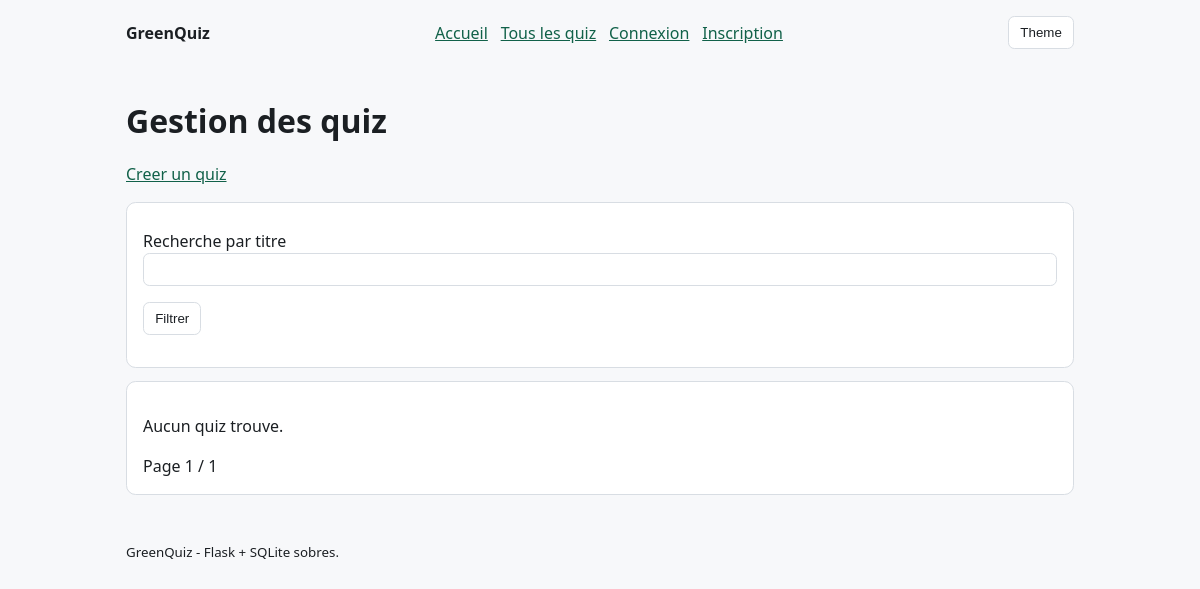
Before: /quizzes with the older database file.
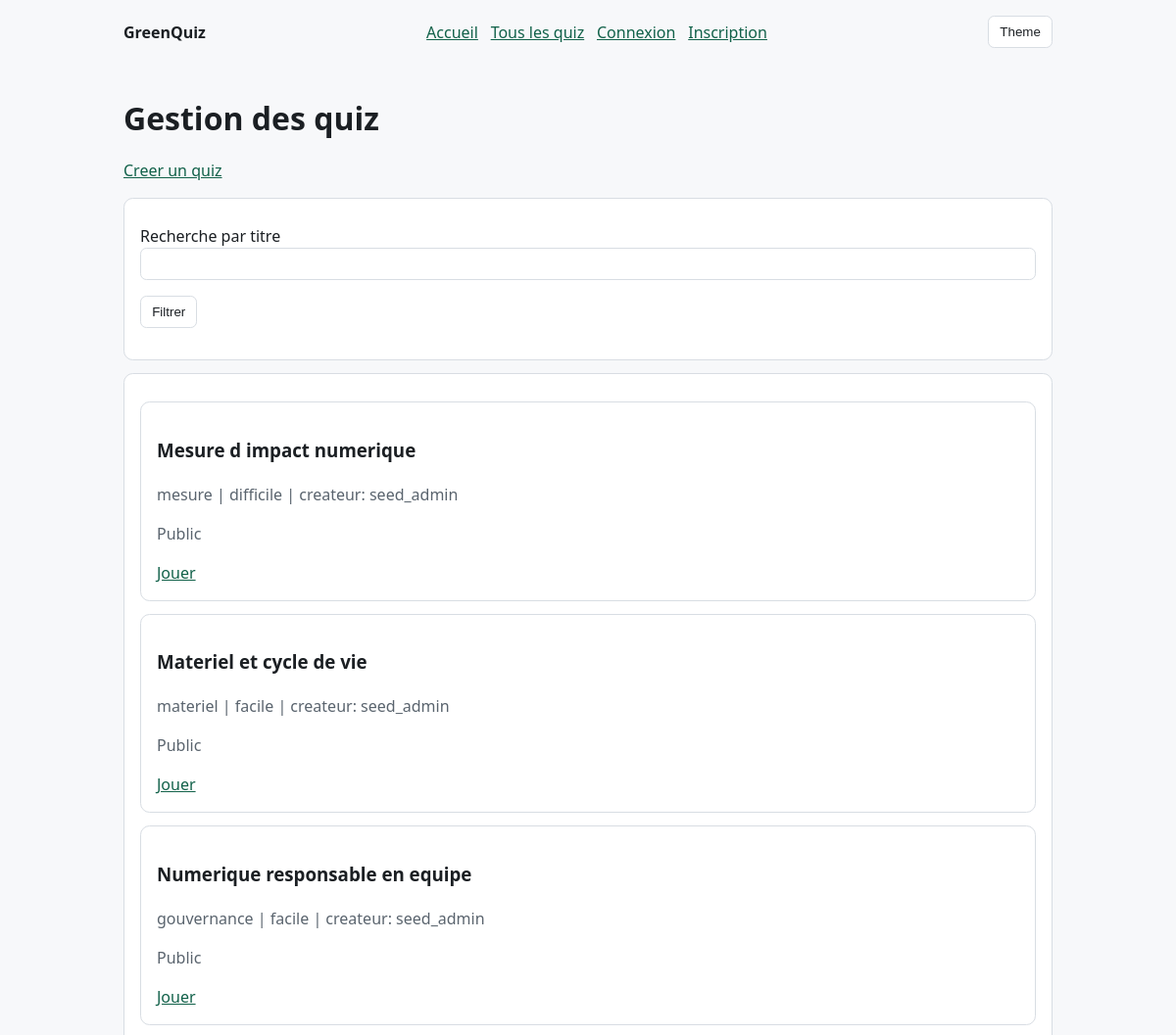
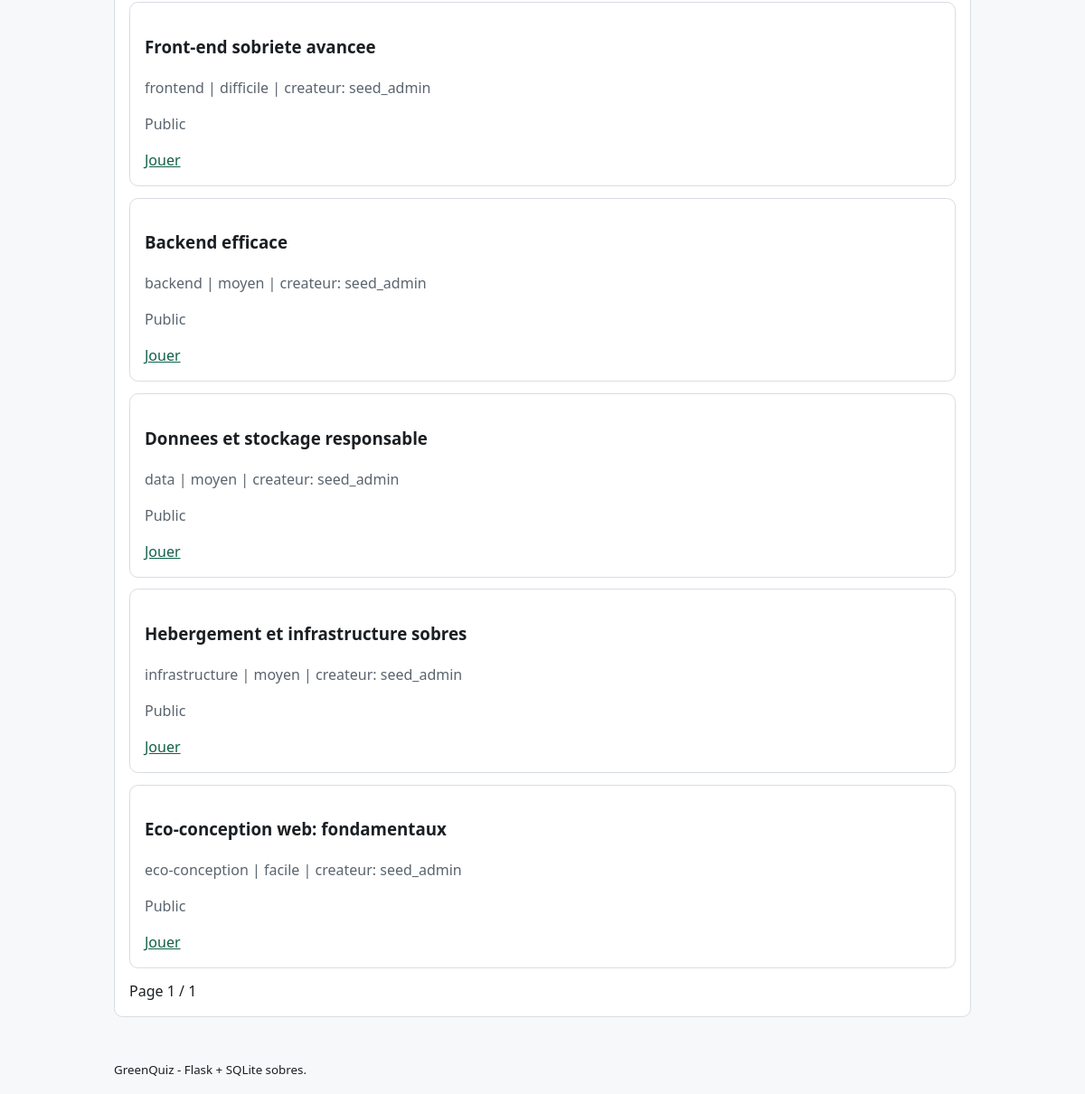
After: the same page with the newer database file (2 pictures, top to bottom).
### tables this page shows
CREATE TABLE quizzes (
            id INTEGER PRIMARY KEY AUTOINCREMENT,
            titre TEXT NOT NULL,
            description TEXT NOT NULL,
            id_createur INTEGER NOT NULL,
            date_creation TEXT NOT NULL DEFAULT CURRENT_TIMESTAMP,
            difficulte TEXT NOT NULL CHECK(difficulte IN ('facile', 'moyen', 'difficile')),
            categorie TEXT NOT NULL,
            est_publique INTEGER NOT NULL DEFAULT 1,
            nombre_questions INTEGER NOT NULL DEFAULT 0,
            FOREIGN KEY(id_createur) REFERENCES users(id) ON DELETE CASCADE
        );

CREATE TABLE users (
        id INTEGER PRIMARY KEY AUTOINCREMENT,
        email TEXT NOT NULL UNIQUE,
        username TEXT NOT NULL,
        password_hash TEXT NOT NULL,
        created_at TEXT NOT NULL DEFAULT CURRENT_TIMESTAMP
    , is_admin INTEGER NOT NULL DEFAULT 0);

### app.py (the view)
@app.route("/quizzes")
def quizzes_list():
    page = parse_page()
    offset = (page - 1) * PAGE_SIZE
    q = request.args.get("q", "").strip().lower()
    user = current_user()
    db = get_db()
    filters: list[str] = []
    params: list[object] = []
    if user and user["is_admin"]:
        filters.append("1 = 1")
    elif user:
        filters.append("(q.est_publique = 1 OR q.id_createur = ?)")
        params.append(user["id"])
    else:
        filters.append("q.est_publique = 1")
    if q:
        filters.append("LOWER(q.titre) LIKE ?")
        params.append(f"%{q}%")
    where = " AND ".join(filters)
    total = db.execute(f"SELECT COUNT(*) AS c FROM quizzes q WHERE {where}", params).fetchone()["c"]
    quizzes = db.execute(
        f"""
        SELECT q.id, q.titre, q.categorie, q.difficulte, q.est_publique, q.id_createur, u.username AS createur
        FROM quizzes q
        JOIN users u ON u.id = q.id_createur
        WHERE {where}
        ORDER BY q.date_creation DESC
        LIMIT ? OFFSET ?
        """,
        (*params, PAGE_SIZE, offset),
    ).fetchall()
    total_pages = max(1, (total + PAGE_SIZE - 1) // PAGE_SIZE)
    return render_template("quizzes_list.html", quizzes=quizzes, page=page, total_pages=total_pages, q=q)

### app.py (called while the page is built)
@app.context_processor
def inject_site_css():
    return {"site_css": SITE_CSS}

def get_db() -> sqlite3.Connection:
    if "db" not in g:
        g.db = sqlite3.connect(DB_PATH)
        g.db.row_factory = sqlite3.Row
    return g.db

def parse_page() -> int:
    raw = request.args.get("page", "1")
    try:
        return max(1, int(raw))
    except ValueError:
        return 1

def current_user():
    uid = session.get("uid")
    if not uid:
        return None
    return get_db().execute(
        "SELECT id, email, username, is_admin FROM users WHERE id = ? LIMIT 1", (uid,)
    ).fetchone()

@app.context_processor
def inject_user():
    return {"user": current_user()}

### templates/quizzes_list.html (shortened to what this page needs)
{% extends 'base.html' %}
{% block content %}
<h1>Gestion des quiz</h1>
<p><a href="{{ url_for('quizzes_new') }}">Creer un quiz</a></p>
<form method="get">
  <label for="q">Recherche par titre</label>
  <input id="q" name="q" value="{{ q }}">
  <p><button type="submit">Filtrer</button></p>
</form>
<section>
  {% if quizzes %}
    {% for quiz in quizzes %}
    <article>
      <h3>{{ quiz['titre'] }}</h3>
      <p class="muted">{{ quiz['categorie'] }} | {{ quiz['difficulte'] }} | createur: {{ quiz['createur'] }}</p>
      <p class="muted">{{ 'Public' if quiz['est_publique'] else 'Prive' }}</p>
      <div class="actions">
        <a href="{{ url_for('quiz_play', quiz_id=quiz['id']) }}">Jouer</a>
      </div>
    </article>
    {% endfor %}
  {% else %}
    <p>Aucun quiz trouve.</p>
  {% endif %}
  <div class="actions">
    <span>Page {{ page }} / {{ total_pages }}</span>
  </div>
</section>
{% endblock %}

### templates/base.html (shortened to what this page needs)
<!doctype html>
<html lang="fr">
<head>
</head>
<body>
<header class="wrap">
  <nav aria-label="Navigation principale">
    <a class="brand" href="{{ url_for('home') }}">GreenQuiz</a>
    <ul>
      <li><a href="{{ url_for('home') }}">Accueil</a></li>
      <li><a href="{{ url_for('quizzes_list') }}">Tous les quiz</a></li>
      {% if user %}
      <li><a href="{{ url_for('quizzes_new') }}">Nouveau quiz</a></li>
      <li><a href="{{ url_for('account') }}">Mon compte</a></li>
      {% if user["is_admin"] %}
      <li><a href="{{ url_for('users_list') }}">Utilisateurs</a></li>
      {% endif %}
      <li><a href="{{ url_for('logout') }}">Deconnexion</a></li>
      {% else %}
      <li><a href="{{ url_for('login') }}">Connexion</a></li>
      <li><a href="{{ url_for('register') }}">Inscription</a></li>
      {% endif %}
    </ul>
    <button id="toggleTheme" type="button" aria-label="Basculer le mode sombre">Theme</button>
  </nav>
</header>
<main class="wrap">
  {% block content %}{% endblock %}
</main>
<footer class="wrap"><small>GreenQuiz - Flask + SQLite sobres.</small></footer>
</body>
</html>

Changed rows visible on the page:
added quizzes: titre "Mesure d impact numerique", categorie "mesure", difficulte "difficile", createur "seed_admin", est_publique "Public"
added quizzes: titre "Materiel et cycle de vie", categorie "materiel", difficulte "facile", createur "seed_admin", est_publique "Public"
added quizzes: titre "Numerique responsable en equipe", categorie "gouvernance", difficulte "facile", createur "seed_admin", est_publique "Public"
added quizzes: titre "Front-end sobriete avancee", categorie "frontend", difficulte "difficile", createur "seed_admin", est_publique "Public"
added quizzes: titre "Backend efficace", categorie "backend", difficulte "moyen", createur "seed_admin", est_publique "Public"
added quizzes: titre "Donnees et stockage responsable", categorie "data", difficulte "moyen", createur "seed_admin", est_publique "Public"
added quizzes: titre "Hebergement et infrastructure sobres", categorie "infrastructure", difficulte "moyen", createur "seed_admin", est_publique "Public"
added quizzes: titre "Eco-conception web: fondamentaux", categorie "eco-conception", difficulte "facile", createur "seed_admin", est_publique "Public"
Other visible differences:
text no longer shown: "Aucun quiz trouve."
